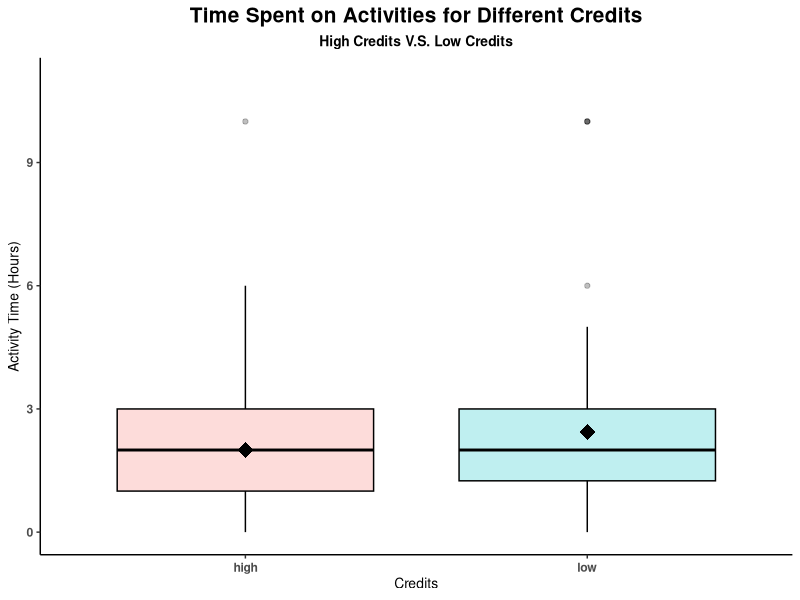
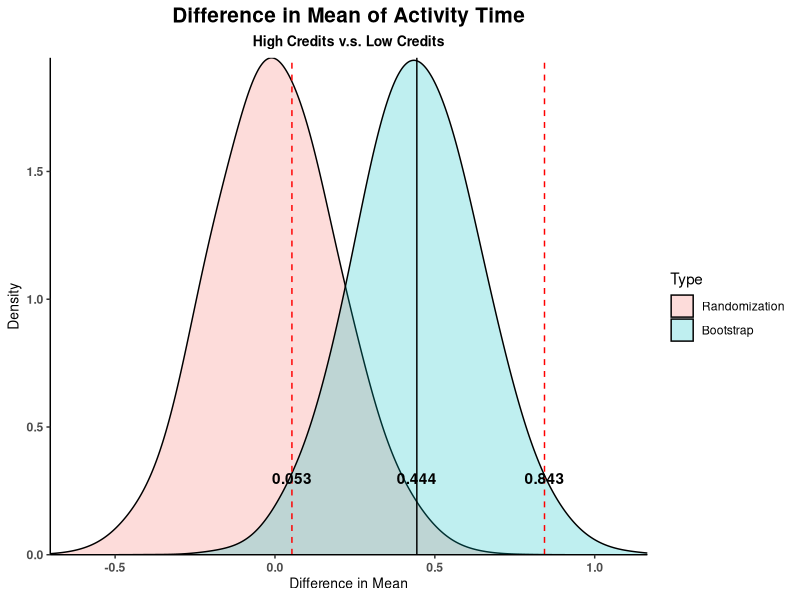
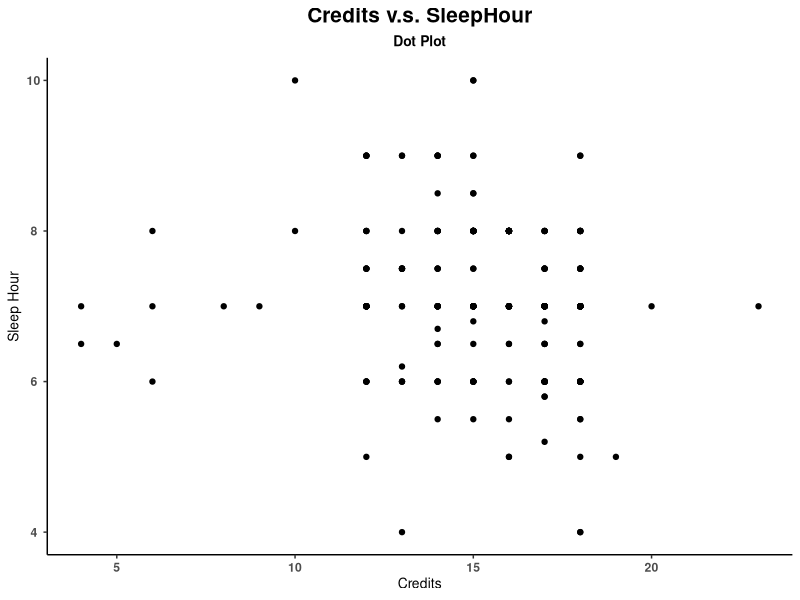
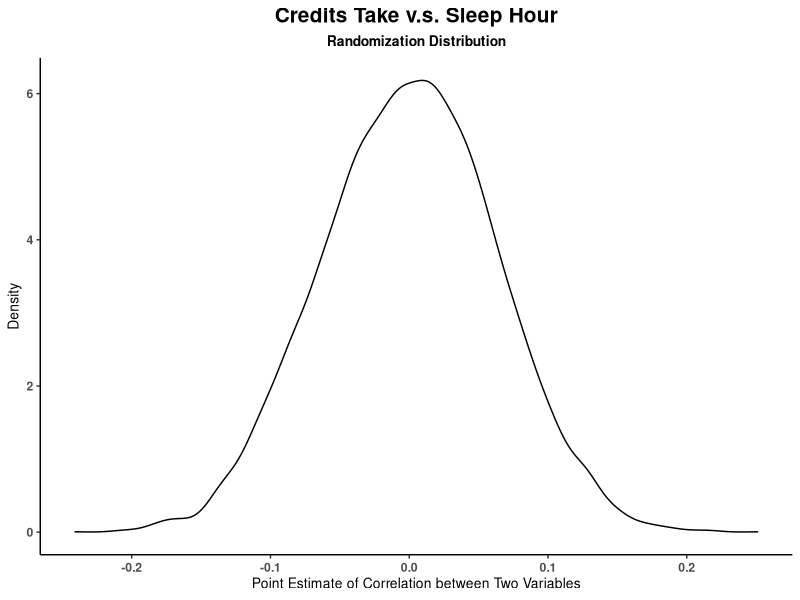
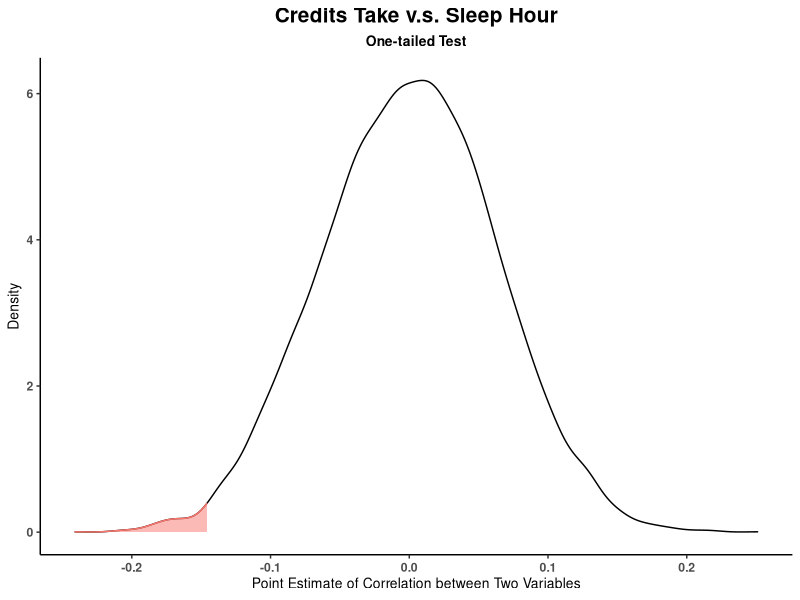
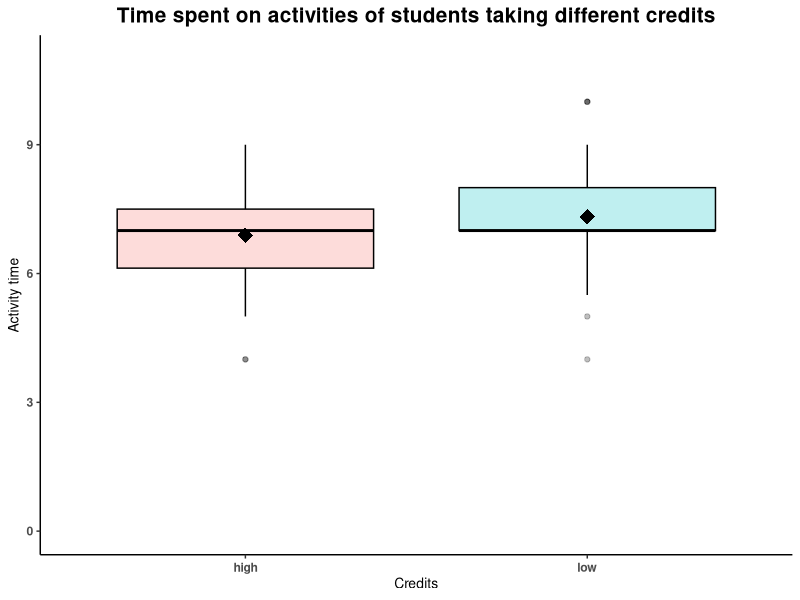

R code for these plots, in order:
## ---- chunk 1
knitr::opts_chunk$set(echo=F, comment=NA, tidy=TRUE, tidy.opts=list(width.cutoff=45), warning=FALSE, message=FALSE, fig.width=6, fig.height=4.5, fig.align='center')
library(ggplot2)
library(dplyr)
library(knitr)
library(ggfortify)
library(tidyverse)
library(xtable)
library(reshape2)

Data <- read.csv(file= "(Revised)LifeExperienceMatters(2).csv", header=TRUE, sep=",")
## ---- chunk 2
NewData = Data %>% 
  mutate(Stem=recode(Major,
                     `STEM (Science, Technology, Engineering, Mathematics)`="Yes",
                     .default = "No"),
         AcademicHour = ClassHour + StudyHour, 
         CreditsHorL= recode(Credits, 
                              '1' = "low", '2' = "low", '3' = "low", 
                              '4' = "low", '5' = "low", '6' = "low", 
                              '7' = "low", '8' = "low", '9' = "low", 
                              '10' = "low", '11' = "low", '12' = "low", 
                              '13' = "low", '14' = "low",'15' = "low", .default = "high")
         )
NewData%>%
  ggplot(aes(x = CreditsHorL, y = ActivityTime)) +
  geom_boxplot(color = "black", fill = c("#F8766D", "#00BFC4"), alpha = 0.25) +
  theme_classic() +
  labs(subtitle = "High Credits V.S. Low Credits",
       title = "Time Spent on Activities for Different Credits",
       x = "Credits",
       y = "Activity Time (Hours)") +
  theme(plot.title = element_text(size = 15, color = "black", hjust = 0.5, face = "bold"),
        plot.subtitle = element_text(size = 10, color = "black", hjust = 0.5, face = "bold"),
        axis.title.x = element_text(size = 10),
        axis.title.y = element_text(size = 10),
        axis.text.x = element_text(vjust = 0.6, face = "bold"), 
        axis.text.y = element_text(hjust = 0.6, face = "bold")) +
  ylim(0, 11) +
  stat_summary(fun.y=mean, geom="point", shape=18, size=5, color="black", fill="black")
## ---- chunk 3


credit.low = filter(NewData,CreditsHorL== "low")
credit.high = filter(NewData,CreditsHorL== "high")

x.bar.low = mean(credit.low$ActivityTime)
s.low = sd(credit.low$ActivityTime)
n.low = length(credit.low$ActivityTime)

x.bar.high = mean(credit.high$ActivityTime)
s.high = sd(credit.high$ActivityTime)
n.high = length(credit.high$ActivityTime)

se <- sqrt((s.low^2/n.low)+(s.high^2/n.high))

x.bar <- mean(NewData$ActivityTime)

shift.low <- x.bar.low - x.bar
shift.high <- x.bar.high - x.bar

low.0 <- credit.low$ActivityTime - shift.low
high.0 <- credit.high$ActivityTime - shift.high



set.seed(302)
B <- 10000


# randomization 
mat.rand.low <- matrix(sample(low.0,B*n.low,replace=TRUE),
                     byrow = TRUE,
                     nrow = B, 
                     ncol = n.low)
mat.rand.high <- matrix(sample(high.0,B*n.high,replace=TRUE), 
                     byrow = TRUE,
                     nrow = B, 
                     ncol = n.high)

rand.mean.low <- apply(mat.rand.low,1,mean)
rand.mean.high <- apply(mat.rand.high,1,mean)
rand.diff <- rand.mean.low - rand.mean.high

df.rand <- data.frame(Randomization=rand.diff)

# compute p-value
tol <- 1.0e-12
p.value2 <- mean(rand.diff >= x.bar.low-x.bar.high-tol)


# Bootstrap
mat.boot.low <- matrix(sample(credit.low$ActivityTime,B*n.low,replace=TRUE),
                     byrow = TRUE,
                     nrow = B, 
                     ncol = n.low)
mat.boot.high <- matrix(sample(credit.high$ActivityTime,B*n.high,replace=TRUE), 
                     byrow = TRUE,
                     nrow = B, 
                     ncol = n.high)

boot.mean.low <- apply(mat.boot.low,1,mean)
boot.mean.high <- apply(mat.boot.high,1,mean)
boot.diff <- boot.mean.low - boot.mean.high

df.boot <- data.frame(Bootstrap=boot.diff)


# Randomization & Bootstrp Distribution
ci.pe <- round(quantile(boot.diff, probs = c(0.025, 0.975), type = 2),3)

df.melt <- melt(data.frame(Randomization = df.rand, Bootstrap = df.boot))

ggplot(df.melt, aes(x = value, fill = variable)) +
  geom_density(alpha = 0.25, adjust = 2) +
  theme_classic() +
  labs(subtitle = "High Credits v.s. Low Credits",
       title = "Difference in Mean of Activity Time",
       x = "Difference in Mean",
       y = "Density",
       fill = "Type") +
  theme(plot.title = element_text(size = 15, color = "black", hjust = 0.5, face = "bold"),
        plot.subtitle = element_text(size = 10, color = "black", hjust = 0.5, face = "bold"),
        axis.title.x = element_text(size = 10),
        axis.title.y = element_text(size = 10),
        axis.text.x = element_text(vjust = 0.6, face = "bold"), 
        axis.text.y = element_text(hjust = 0.6, face = "bold")) +
  scale_y_continuous(expand = c(0,0)) +
  scale_x_continuous(expand = c(0,0)) +
  geom_vline(xintercept = ci.pe, color = "red", linetype = "dashed") +
  geom_vline(xintercept = x.bar.low-x.bar.high) +
  annotate("text",  
           x = ci.pe, 
           y = 0.3, 
           label = round(ci.pe, 3), 
           fontface = "bold") +
  annotate("text", 
           x = x.bar.low-x.bar.high, 
           y = 0.3, 
           label = round(x.bar.low-x.bar.high, 3), 
           fontface = "bold")
## ---- chunk 4
# print out the 95% confidence interval
df.ci <- data.frame(x=round(ci.pe,3))
df.ci %>% 
  kable(caption = "95% Confidence Interval",col.names = "")
## ---- chunk 5
ggplot(Data, aes(x = Credits,y = SleepHour)) +
  geom_point() +
  labs(x = "Credits",
       y = "Sleep Hour",
       subtitle = "Dot Plot",
       title = "Credits v.s. SleepHour") +
  theme_classic() +
  theme(plot.title = element_text(size = 15,
                                  color = "black", hjust = 0.5, face = "bold"),
        plot.subtitle = element_text(size = 10, color = "black",
                                     hjust = 0.5, face = "bold"),
        axis.title.x =element_text(size = 10),
        axis.title.y = element_text(size = 10), legend.title = element_text(size = 10),
        axis.text.x = element_text(vjust = 0.6, face = "bold"),
        axis.text.y = element_text(hjust = 0.6, face = "bold"))
## ---- chunk 6
set.seed(302)

v1 = Data$Credits
v2 = Data$SleepHour

B = 10000
null.sample = numeric(B)

for (i in 1:B) {
  v1.permut = sample(v1, length(v1), replace = FALSE)
  v2.permut = sample(v2, length(v2), replace = FALSE)
  null.sample[i] = cor(v1.permut, v2.permut, use = 'complete.obs')
}
null.sample = data.frame(s = null.sample)

plot= ggplot(null.sample, aes(s)) + 
  geom_density() +
  labs(x = "Point Estimate of Correlation between Two Variables",
       y = "Density",
       title = "Credits Take v.s. Sleep Hour",
       subtitle = "Randomization Distribution") +
  theme_classic() +
  theme(plot.title = element_text(size = 15,
                                  color = "black", hjust = 0.5, face = "bold"),
        plot.subtitle = element_text(size = 10, color = "black",
                                     hjust = 0.5, face = "bold"),
        axis.title.x =element_text(size = 10),
        axis.title.y = element_text(size = 10), legend.title = element_text(size = 10),
        axis.text.x = element_text(vjust = 0.6, face = "bold"),
        axis.text.y = element_text(hjust = 0.6, face = "bold"))


plot
## ---- chunk 7
#### Calculate Test Statistic
test.stat = cor(v1, v2, use = 'complete.obs')
sum(((v1 - mean(v1)) / sd(v1)) * ((v2 - mean(v2)) / sd(v2))) / (length(v1) - 1)

test.stat + quantile(null.sample$s, 0.025)
test.stat + quantile(null.sample$s, 0.975)
## ---- chunk 8
#### Compute p-value
p.value3 = mean(null.sample <= test.stat)

gg.data <- ggplot_build(plot)$data
temp <- gg.data[[1]] %>% 
  filter(x <= test.stat)

ggplot(null.sample, aes(s)) + 
  geom_density() +
  labs(x = "Point Estimate of Correlation between Two Variables",
       y = "Density",
       title = "Credits Take v.s. Sleep Hour",
       subtitle = "One-tailed Test") +
  theme_classic() +
  theme(plot.title = element_text(size = 15,
                                  color = "black", hjust = 0.5, face = "bold"),
        plot.subtitle = element_text(size = 10, color = "black",
                                     hjust = 0.5, face = "bold"),
        axis.title.x =element_text(size = 10),
        axis.title.y = element_text(size = 10), legend.title = element_text(size = 10),
        axis.text.x = element_text(vjust = 0.6, face = "bold"),
        axis.text.y = element_text(hjust = 0.6, face = "bold")) + 
  geom_area(data = temp, aes(x=x, y=y, color=factor(1), fill=factor(1)), alpha = 0.5)+
  theme(legend.position="none")
## ---- chunk 9
MyData = Data %>% 
  mutate(Stem=recode(Major,`STEM (Science, Technology, Engineering,
                                  Mathematics)`="Yes",.default = "No"),
         AcademicHour = ClassHour + StudyHour, 
         CreditsHorL = recode(Credits, 
                              '16' = "high", '17' = "high", 
                              '18' = "high",'19' = "high",
                              '20'="high", '21'="high",
                              '22'="high",'23'="high",
                              .default = "low")
         )

# Summary figure box-plot

MyData %>%
  ggplot(aes(x = CreditsHorL, y = SleepHour)) +
  geom_boxplot(color = "black", fill = c("#F8766D", "#00BFC4"), alpha = 0.25) +
  theme_classic() +
  labs(title = "Time spent on activities of students taking different credits",
       x = "Credits",
       y = "Activity time") +
  theme(plot.title = element_text(size = 15, color = "black", hjust = 0.5, face = "bold"),
        plot.subtitle = element_text(size = 10, color = "black", hjust = 0.5, face = "bold"),
        axis.title.x = element_text(size = 10),
        axis.title.y = element_text(size = 10),
        axis.text.x = element_text(vjust = 0.6, face = "bold"), 
        axis.text.y = element_text(hjust = 0.6, face = "bold")) +
  ylim(0, 11) +
  stat_summary(fun.y=mean, geom="point", shape=18, size=5, color="black", fill="black")
## ---- chunk 10

Lowcredits = filter(MyData,CreditsHorL== "low")
Highcredits = filter(MyData,CreditsHorL== "high")
mean.Hsleep <- round(mean(Highcredits$SleepHour), 3)
mean.Lsleep <- round(mean(Lowcredits$SleepHour), 3)
sd.Hsleep <- round(sd(Highcredits$SleepHour), 3)
sd.Lsleep <- round(sd(Lowcredits$SleepHour), 3)

df.summary <- data.frame(
  Group = c("Highcredits", "Lowcredit"),
  Size = c(pull(count(Highcredits)), pull(count(Lowcredits))),
  Mean.sleephour = c(mean.Hsleep, mean.Lsleep),
  SD.sleephour = c(sd.Hsleep, sd.Lsleep)
)

kable(df.summary, caption = "Summary of sleephours",
      col.names = c("Group", "Size",
                    "Mean sleephour", "SD sleephour"))
## ---- chunk 11

se <- sqrt((sd.Lsleep^2/pull(count(Lowcredits)))+(sd.Hsleep^2/pull(count(Highcredits))))

ttest <- t.test(Lowcredits$SleepHour, 
                Highcredits$SleepHour, 
                alternative = "greater", 
                conf.level = 0.95)

df.sum <- data.frame(
  x1 = mean.Hsleep,
  x2 = mean.Lsleep,
  s1 = sd.Hsleep,
  s2 = sd.Lsleep,
  SE = round(se,3),
  t = round(ttest$statistic,3),
  df = round(ttest$parameter,3),
  p = round(ttest$p.value,4)
)

kable(df.sum, col.names = c("Mean.Lowcredits","Mean.Highcredits",
                            "SD.Lowcredits", "SD.Highcredits", 
                            "SE", "t", "df", "p"),
      caption = "Summary for t-Test",
      row.names = F)
